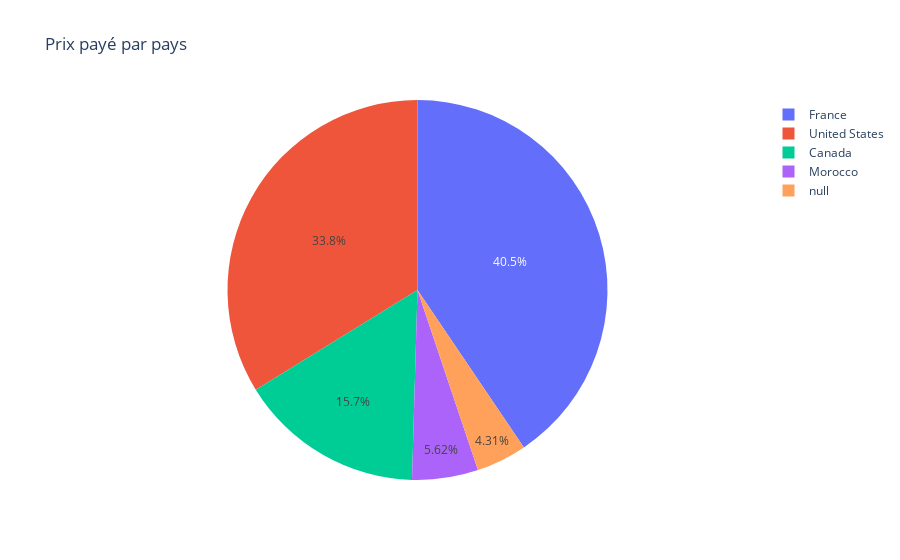

Notebook code cell kept with this figure:
### Code cell
figure = px.pie(copy, values='price_paid', names='country', title="Prix payé par pays")
figure.show()

### Figure 1 — Plotly figure (JSON) as saved in the notebook; plotly's stock layout.template omitted (floating-point values rounded to 4 significant figures; data arrays with more than 128 entries replaced by an {"elided": "..."} marker saying what was removed)
{"data": [{"domain": {"x": [0, 1], "y": [0, 1]}, "hovertemplate": "country=%{label}<br>price_paid=%{value}<extra></extra>", "labels": {"elided": "1000 str values"}, "legendgroup": "", "name": "", "showlegend": true, "type": "pie", "values": {"elided": "1000 float values"}}], "layout": {"legend": {"tracegroupgap": 0}, "title": {"text": "Prix payé par pays"}}}
